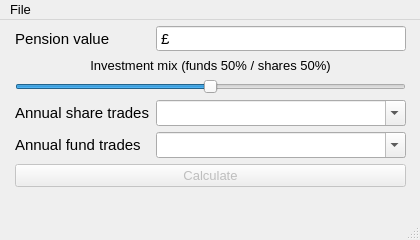
<?xml version="1.0" encoding="UTF-8"?>
<ui version="4.0">
 <class>MainWindow</class>
 <widget class="QMainWindow" name="MainWindow">
  <property name="geometry">
   <rect>
    <x>0</x>
    <y>0</y>
    <width>420</width>
    <height>240</height>
   </rect>
  </property>
  <property name="minimumSize">
   <size>
    <width>420</width>
    <height>240</height>
   </size>
  </property>
  <property name="maximumSize">
   <size>
    <width>420</width>
    <height>240</height>
   </size>
  </property>
  <property name="windowTitle">
   <string>SIPPCompare</string>
  </property>
  <property name="tabShape">
   <enum>QTabWidget::TabShape::Rounded</enum>
  </property>
  <widget class="QWidget" name="centralwidget">
   <widget class="QWidget" name="formLayoutWidget">
    <property name="geometry">
     <rect>
      <x>10</x>
      <y>0</y>
      <width>401</width>
      <height>184</height>
     </rect>
    </property>
    <layout class="QFormLayout" name="formLayout">
     <property name="leftMargin">
      <number>5</number>
     </property>
     <property name="topMargin">
      <number>5</number>
     </property>
     <property name="rightMargin">
      <number>5</number>
     </property>
     <property name="bottomMargin">
      <number>5</number>
     </property>
     <item row="0" column="0">
      <widget class="QLabel" name="value_lab">
       <property name="font">
        <font>
         <pointsize>11</pointsize>
        </font>
       </property>
       <property name="text">
        <string>Pension value</string>
       </property>
      </widget>
     </item>
     <item row="0" column="1">
      <widget class="QDoubleSpinBox" name="value_input">
       <property name="font">
        <font>
         <pointsize>11</pointsize>
        </font>
       </property>
       <property name="frame">
        <bool>true</bool>
       </property>
       <property name="buttonSymbols">
        <enum>QAbstractSpinBox::ButtonSymbols::NoButtons</enum>
       </property>
       <property name="specialValueText">
        <string>£</string>
       </property>
       <property name="correctionMode">
        <enum>QAbstractSpinBox::CorrectionMode::CorrectToNearestValue</enum>
       </property>
       <property name="prefix">
        <string>£</string>
       </property>
       <property name="maximum">
        <double>999999999.990000009536743</double>
       </property>
      </widget>
     </item>
     <item row="1" column="0" colspan="2">
      <widget class="QLabel" name="mix_lab">
       <property name="font">
        <font>
         <pointsize>10</pointsize>
        </font>
       </property>
       <property name="text">
        <string>Investment mix (funds 50% / shares 50%)</string>
       </property>
       <property name="alignment">
        <set>Qt::AlignmentFlag::AlignCenter</set>
       </property>
      </widget>
     </item>
     <item row="2" column="0" colspan="2">
      <widget class="QSlider" name="mix_slider">
       <property name="maximum">
        <number>100</number>
       </property>
       <property name="value">
        <number>50</number>
       </property>
       <property name="orientation">
        <enum>Qt::Orientation::Horizontal</enum>
       </property>
       <property name="tickPosition">
        <enum>QSlider::TickPosition::NoTicks</enum>
       </property>
      </widget>
     </item>
     <item row="3" column="0">
      <widget class="QLabel" name="share_trades_lab">
       <property name="font">
        <font>
         <pointsize>11</pointsize>
        </font>
       </property>
       <property name="text">
        <string>Annual share trades</string>
       </property>
      </widget>
     </item>
     <item row="4" column="0">
      <widget class="QLabel" name="fund_trades_lab">
       <property name="font">
        <font>
         <pointsize>11</pointsize>
        </font>
       </property>
       <property name="text">
        <string>Annual fund trades</string>
       </property>
      </widget>
     </item>
     <item row="4" column="1">
      <widget class="QComboBox" name="fund_trades_combo">
       <property name="font">
        <font>
         <pointsize>11</pointsize>
        </font>
       </property>
       <property name="editable">
        <bool>true</bool>
       </property>
      </widget>
     </item>
     <item row="5" column="0" colspan="2">
      <widget class="QPushButton" name="calc_but">
       <property name="enabled">
        <bool>false</bool>
       </property>
       <property name="font">
        <font>
         <pointsize>10</pointsize>
        </font>
       </property>
       <property name="text">
        <string>Calculate</string>
       </property>
      </widget>
     </item>
     <item row="3" column="1">
      <widget class="QComboBox" name="share_trades_combo">
       <property name="font">
        <font>
         <pointsize>11</pointsize>
        </font>
       </property>
       <property name="editable">
        <bool>true</bool>
       </property>
      </widget>
     </item>
    </layout>
   </widget>
  </widget>
  <widget class="QStatusBar" name="statusbar">
   <property name="enabled">
    <bool>true</bool>
   </property>
   <property name="font">
    <font>
     <pointsize>10</pointsize>
    </font>
   </property>
  </widget>
  <widget class="QMenuBar" name="menuBar">
   <property name="geometry">
    <rect>
     <x>0</x>
     <y>0</y>
     <width>420</width>
     <height>33</height>
    </rect>
   </property>
   <property name="font">
    <font>
     <pointsize>10</pointsize>
    </font>
   </property>
   <widget class="QMenu" name="menuPlatforms">
    <property name="font">
     <font>
      <pointsize>10</pointsize>
     </font>
    </property>
    <property name="title">
     <string>File</string>
    </property>
    <addaction name="actionEdit_Platforms"/>
   </widget>
   <addaction name="menuPlatforms"/>
  </widget>
  <action name="actionEdit_Platforms">
   <property name="text">
    <string>Edit Platforms</string>
   </property>
   <property name="font">
    <font>
     <pointsize>10</pointsize>
    </font>
   </property>
  </action>
 </widget>
 <tabstops>
  <tabstop>value_input</tabstop>
  <tabstop>mix_slider</tabstop>
  <tabstop>share_trades_combo</tabstop>
  <tabstop>fund_trades_combo</tabstop>
  <tabstop>calc_but</tabstop>
 </tabstops>
 <resources/>
 <connections/>
</ui>
